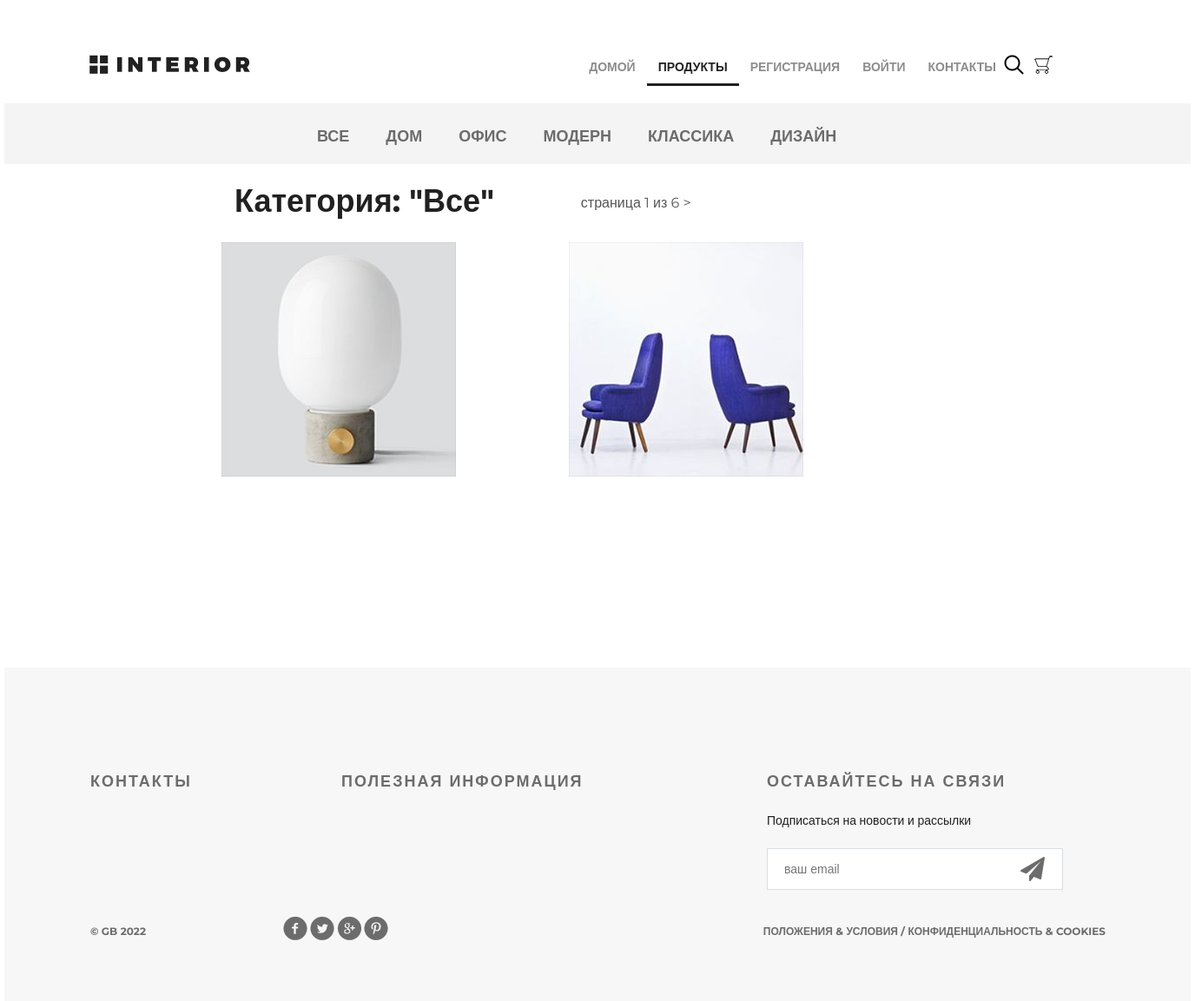
The page /products/0/ on the database its author committed.
### mainapp/models.py (models this page shows, shortened)
class ProductCategory(models.Model):
    name = models.CharField(max_length=50, unique=True, verbose_name='Название')
    description = models.TextField(blank=True, null=True, verbose_name='Описание')
    is_active = models.BooleanField(default=True)
    class Meta:
        verbose_name = 'категория(ю)'
        verbose_name_plural = 'Категории'

class Product(models.Model):
    category = models.ForeignKey(ProductCategory, on_delete=models.CASCADE)
    name = models.CharField(max_length=255)
    image = models.ImageField(upload_to='products_img', blank=True, null=True)
    short_desc = models.CharField(max_length=255, blank=True)
    description = models.TextField(blank=True, null=True)
    price = models.DecimalField(max_digits=8, decimal_places=2, default=0)
    quantity = models.PositiveIntegerField(default=0)
    is_active = models.BooleanField(default=True)
    class Meta:
        verbose_name = 'продукт'
        verbose_name_plural = 'Продукты'

### mainapp/views.py (the view, shortened to what this page needs)
# urls.py: path('products/<int:pk>/', adminapp.ProductListView.as_view(), name='products'),
def products(request, pk=None, page=1):
    links_menu = ProductCategory.objects.all()
    if pk is not None:
        if pk == 0:
            products_list = Product.objects.filter(is_active=True, category__is_active=True)
            category_item = {'name': 'Все', 'pk': 0}
        else:
            category_item = get_object_or_404(ProductCategory, pk=pk)
            products_list = Product.objects.filter(category__pk=pk, is_active=True)
        paginator = Paginator(products_list, 2)
        try:
            products_paginator = paginator.page(page)
        except PageNotAnInteger:
            products_paginator = paginator.page(1)
        except EmptyPage:
            products_paginator = paginator.page(paginator.num_pages)  # Or return 404
        context = {
            'title': 'Каталог',
            'links_menu': links_menu,
            'products': products_paginator,
            'category': category_item,
        }
        return render(request, 'mainapp/products_list.html', context)

### mainapp/context_processors.py (called while the page is built)
def basket(request):
    basket_items = []
    if request.user.is_authenticated:
        basket_items = Basket.objects.filter(user=request.user)
    return {
        'basket': basket_items
    }

### mainapp/templatetags/main_tags.py (called while the page is built)
def media_for_products(image):
    if not image:
        image = 'products_img/product-21.jpg'
    return f'{settings.MEDIA_URL}{image}'

### mainapp/templates/mainapp/products_list.html (shortened to what this page needs)
{% extends 'mainapp/base.html' %}
{% load static %}
{% load main_tags %}
{% block content %}
    <div class="hero-white">
        <div class="header clearfix">
            {% include 'mainapp/includes/inc_main_menu.html' %}
        </div>
    </div>
    <div class="details">
        {% include 'mainapp/includes/inc_categories_menu.html' %}
        <div class="products_list clearfix">
            <div class="title clearfix">
                <h2>
                    Категория: "{{ category.name|title }}"
                </h2>
                <div class="paginator">
                <span class="current">
                    страница {{ products.number }} из {{ products.paginator.num_pages }}
                </span>
                    {% if products.has_next %}
                        <a href="{% url 'products:products_paginate' category.pk products.next_page_number%}">></a>
                    {% endif %}
                </div>
            </div>
            <div class="related-products clearfix">
                {% for product in products %}
                    {% if product.is_active %}
                        <div class="block">
                            <a href="{% url 'products:product' product.pk %}">
                                <img src="{{ product.image|media_for_products }}" alt="product">
                            </a>
                        </div>
                    {% endif %}
                {% endfor %}
            </div>
        </div>
    </div>
{% endblock %}

### mainapp/templates/mainapp/includes/inc_categories_menu.html
<div class="links clearfix">
    <ul class="links-menu">
        <li><a href="{% url 'products:category' 0 %}"
               class="{% if request.resolver_match.url_name == item.href %}active{% endif %}">Все</a></li>
        {% for item in links_menu %}
            {% if item.is_active %}
                <li><a href="{% url 'products:category' item.pk %}"
                       class="{% if request.resolver_match.kwargs.pk == item.pk %}active{% endif %}">{{ item.name }}</a>
                </li>
            {% endif %}
        {% endfor %}
    </ul>
</div>

### static/style.css (style rules this page uses)
* { margin: 0; padding: 0; }
body { font-family: 'Montserrat', sans-serif; }
html, body { height: 100%; }
.products_list { margin-left: 250px; }
.products_list a { color: #555; text-decoration: none; }
.products_list .title { margin: 20px auto; height: 50px; float: none; }
.products_list .title h2 { margin-top: 0; float: left; }
.products_list .title .paginator { display: block; position: relative; left: 75px; top: 15px; margin-left: 25px; color: #555; float: left; }
.paginator a, .paginator a:visited { color: #555; text-decoration: none; }
.clearfix:after { content: ""; display: block; clear: both; }
.title { height: 152px; margin-right: 15px; }
.title h2 { float: left; margin-top: 118px; color: #212121; font-size: 36px; font-weight: 700; text-align: left; margin-left: 15px; }
.hero-white { background-color: #fff; height: 119px; padding-left: 98px; padding-right: 211px; position: relative; }
.links { height: 70px; background-color: #f4f4f4; position: relative; padding-left: 360px; }
.links-menu { margin: 27px auto 0px; position: absolute; }
.links-menu li { float: left; list-style-type: none; padding-right: 42px; }
.links-menu li a { text-decoration: none; color: #6c6c6c; font-size: 18px; font-weight: 700; text-transform: uppercase; }
.related-products { margin-bottom: 120px; }
.related-products .block a img { float: left; }
.related-products .block { float: left; margin-right: 30px; display: block; height: 370px; width: 370px; position: relative; }

### rows shown on the page
ProductCategory: name "ДОМ"
ProductCategory: name "ОФИС"
ProductCategory: name "МОДЕРН"
ProductCategory: name "КЛАССИКА"
ProductCategory: name "ДИЗАЙН"
Product: image|media_for_products (picture)
Product: image|media_for_products (picture)

### other values the page prints
{{ category.name|title }} "Все"
{{ products.number }} "1"
{{ products.paginator.num_pages }} "6"
